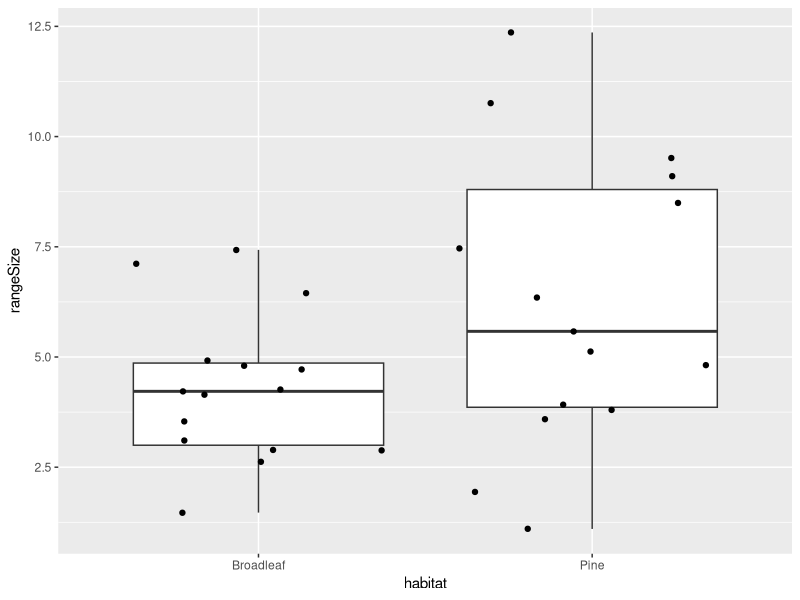

Recreate this plot in R.
## ---- chunk 1
library(tidyverse)
library(ggfortify)

options(dplyr.summarise.inform = FALSE)
## ---- chunk 2
set.seed(123)
birdRangeSize <- data.frame(birdID = 1:30,
                            habitat = rep(c("Broadleaf", "Pine"),each = 15)) %>% 
  mutate(rangeSize = round(c(rnorm(15,4,2),rnorm(15,7,3)),3))
  birdRangeSize
## ---- chunk 3
ggplot(birdRangeSize,aes(x = habitat, y = rangeSize)) + geom_boxplot() + geom_jitter()
## ---- chunk 4
